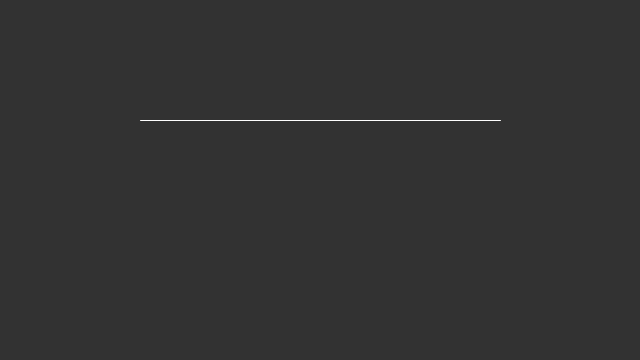
Frame 1 (no input)
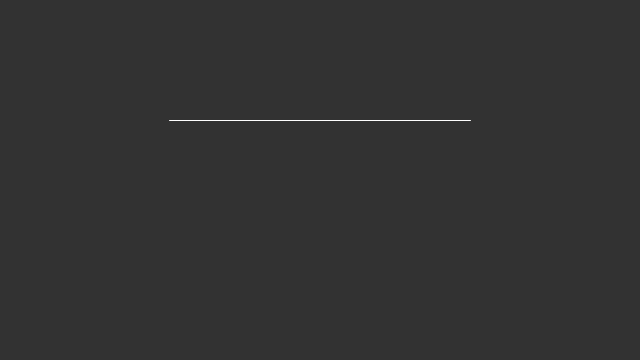
Frame 60 (the mouse pressed at the canvas centre just before this capture)
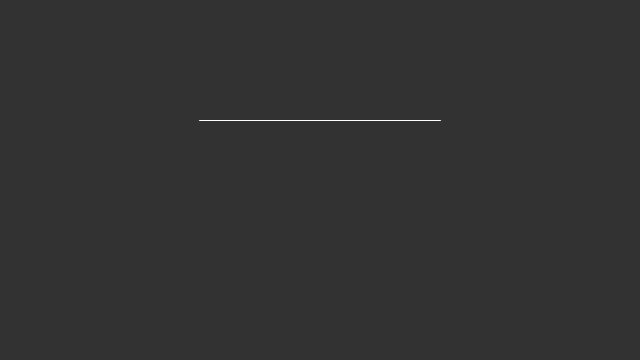
Frame 120 (the mouse held since frame 60 and released just before this capture)

The Processing sketch that drew these frames (run headless with seeded random() and noise(); from frame 60 on, the mouse is pressed at the canvas centre):

// Processing sketch: processing_135022
// ── processing_135022.pde

float a;
void setup(){
  size(640,360);
  stroke(255);
  a = height/3;
}
void draw(){
  background(50);
  line(20 + a,120,620 - a ,120);
  a = a + 0.5;
  if ( a > 280 ){
    a = 360-280;
  }
}

  
